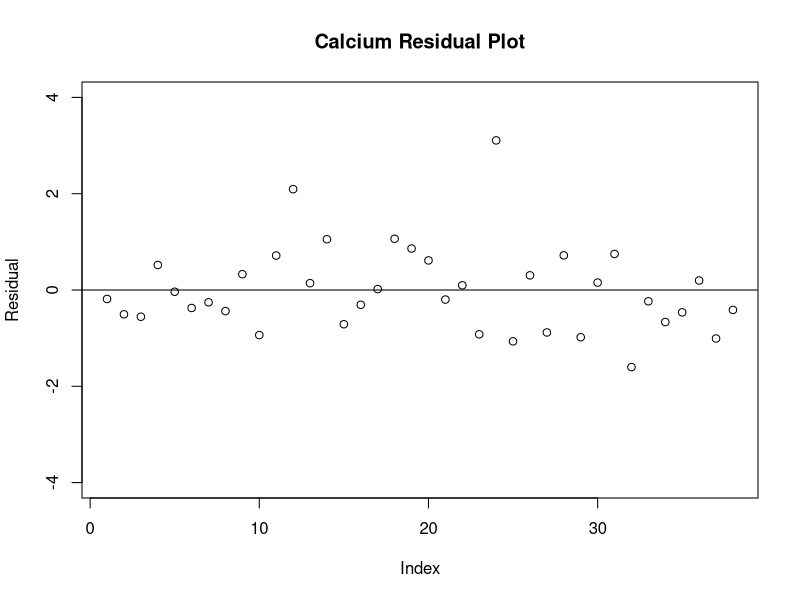
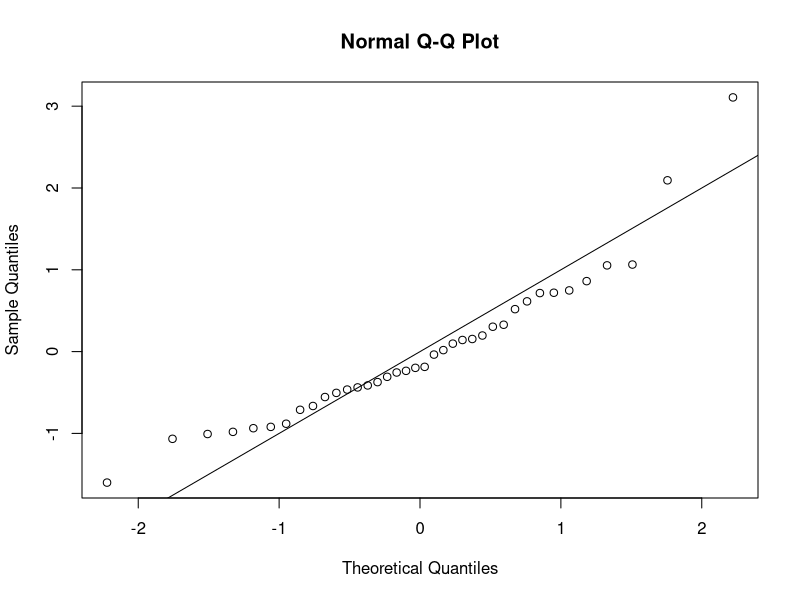
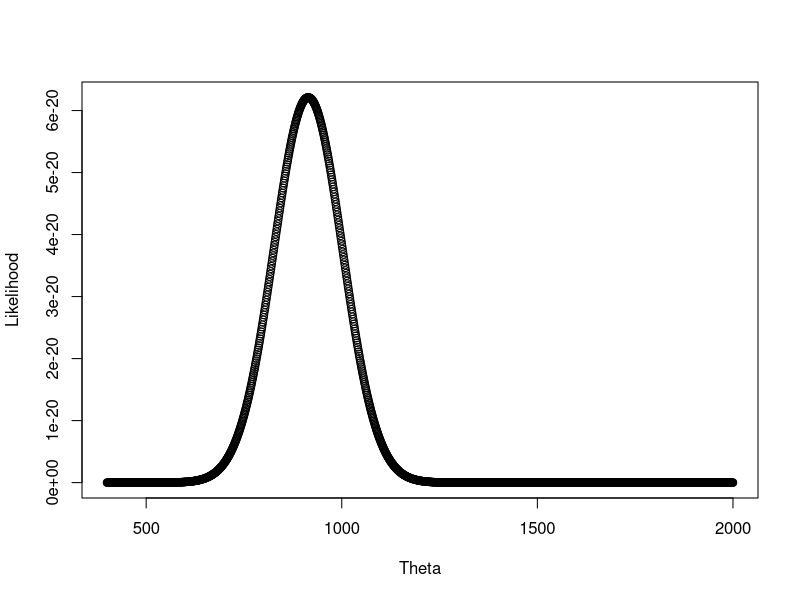
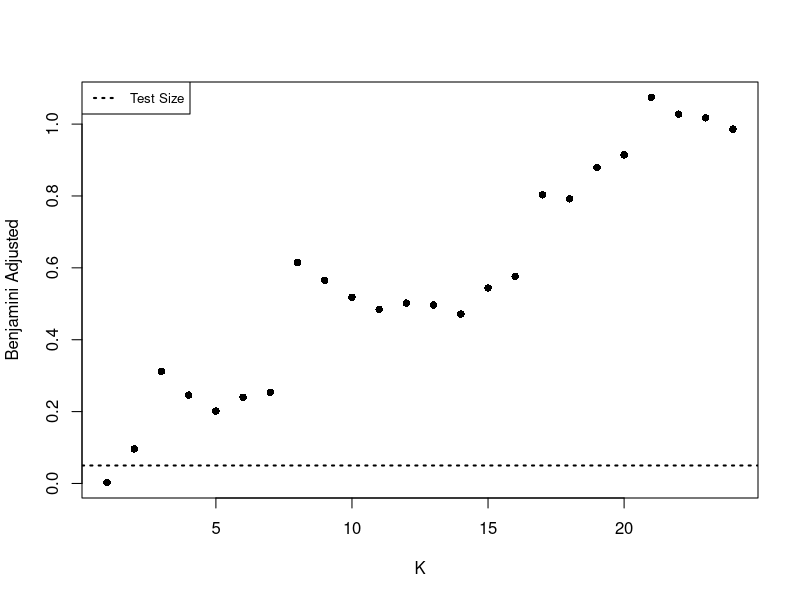

Write R code to recreate these figures, in order.
setwd('/Users/nantang/Google Drive/STAT 342/HW/HW7')

# problem 1-a
prob1_dt <- read.table('problem1.txt', header=T)
cal_dt <- prob1_dt$calcium
n <- length(cal_dt)

cal_resid <- (cal_dt- mean(cal_dt)) / (500 * sqrt(1 - 1/n))

plot(cal_resid, ylim=c(-4, 4), ylab='Residual', main='Calcium Residual Plot')
abline(h=0)

# problem 1-b
qqnorm(cal_resid)
abline(a=0, b=1)

# problem 1-c
cal_r <- cal_dt - mean(cal_dt)
cal_df <- length(cal_r) - 1
D <- sum(cal_r^2) / 500^2
p_value <- pchisq(D, cal_df, lower.tail = F)

# problem 1-d
count <- c(length(cal_dt[cal_dt <= 600]), 
           length(cal_dt[cal_dt > 600 & cal_dt <= 1200]), 
           length(cal_dt[cal_dt > 1200 & cal_dt <= 1800]),
           length(cal_dt[cal_dt > 1800]))

sigma <- 500
likelifun <- function(x) {
  return(pnorm((600-x)/sigma)^9 * (pnorm((1200-x)/sigma) - pnorm((600-x)/sigma))^20
         * (pnorm((1800-x)/sigma) - pnorm((1200-x)/sigma))^7 
         * (1 - pnorm((1800-x)/sigma))^2)
}

theta_seq <- seq(400, 2000)
likeli_value <- likelifun(theta_seq)
plot(x=theta_seq, y=likeli_value, xlab='Theta', ylab='Likelihood')

# find mle theta
LL <- function(theta) {
  p1 <- pnorm((600-theta)/sigma)
  p2 <- pnorm((1200-theta)/sigma) - pnorm((600-theta)/sigma)
  p3 <- pnorm((1800-theta)/sigma) - pnorm((1200-theta)/sigma)
  p4 <- 1 - pnorm((1800-theta)/sigma)
  x1 <- 9
  x2 <- 20
  x3 <- 7
  x4 <- 2
  mloglik <- suppressWarnings(- x1 * log(p1) - x2 * log(p2) - x3 * log(p3) - x4 * log(p4))
}

library(stats4)
mle(LL, start=list(theta=1000))

# chi-square test
theta <- 914.2893 
p1 <- pnorm((600-theta)/sigma)
p2 <- pnorm((1200-theta)/sigma) - pnorm((600-theta)/sigma)
p3 <- pnorm((1800-theta)/sigma) - pnorm((1200-theta)/sigma)
p4 <- 1 - pnorm((1800-theta)/sigma)
probs <- c(p1,p2,p3,p4)
chisq.test(count, probs)

expected <- probs * 38
D <- sum((count - expected)^2 / expected)
p_value <- 1- pchisq(D, df=2, lower.tail = F)

# problem 2
# find mle of sigma theta
LL <- function(theta, sigma) {
  p1 <- pnorm((600-theta)/sigma)
  p2 <- pnorm((1200-theta)/sigma) - pnorm((600-theta)/sigma)
  p3 <- pnorm((1800-theta)/sigma) - pnorm((1200-theta)/sigma)
  p4 <- 1 - pnorm((1800-theta)/sigma)
  x1 <- 9
  x2 <- 20
  x3 <- 7
  x4 <- 2
  mloglik <- suppressWarnings(- x1 * log(p1) - x2 * log(p2) - x3 * log(p3) - x4 * log(p4))
}

mle(LL, start=list(theta=1000, sigma=500))

# chi-square test
theta <- 917.6799
sigma <- 477.9240 
p1 <- pnorm((600-theta)/sigma)
p2 <- pnorm((1200-theta)/sigma) - pnorm((600-theta)/sigma)
p3 <- pnorm((1800-theta)/sigma) - pnorm((1200-theta)/sigma)
p4 <- 1 - pnorm((1800-theta)/sigma)
probs <- c(p1,p2,p3,p4)
expected <- probs * 38
D <- sum((count - expected)^2 / expected)
p_value <- 1- pchisq(D, df=1)


# problem 5-a
diet_pvalue <- read.table('problem4.txt', header=T, sep=',')

bf_pvalue <- p.adjust(diet_pvalue$P.value, 'bonferroni')
data.frame(Variable=diet_pvalue$Dietary.Variable, Bonferroni.P = bf_pvalue)

# problem 5-b
m <- nrow(diet_pvalue)
ordered_pvalue <- diet_pvalue[order(diet_pvalue$P.value),]
ben_pvalue <- rep(NA, m)
k_reject <- 0
for (ii in 1:m) { 
  adj_pvalue <- ordered_pvalue$P.value[ii] * m / ii
  ben_pvalue[ii] <- adj_pvalue
  if (adj_pvalue < 0.05) {
    k_reject <- ii
  }
}
ordered_pvalue[1:k_reject,]

plot(x=1:m, y=ben_pvalue, xlab='K', ylab='Benjamini Adjusted', pch=16)
abline(h=0.05, lty=3, lwd=2)
legend('topleft', legend='Test Size', lty=3, lwd=2, cex=0.8)



